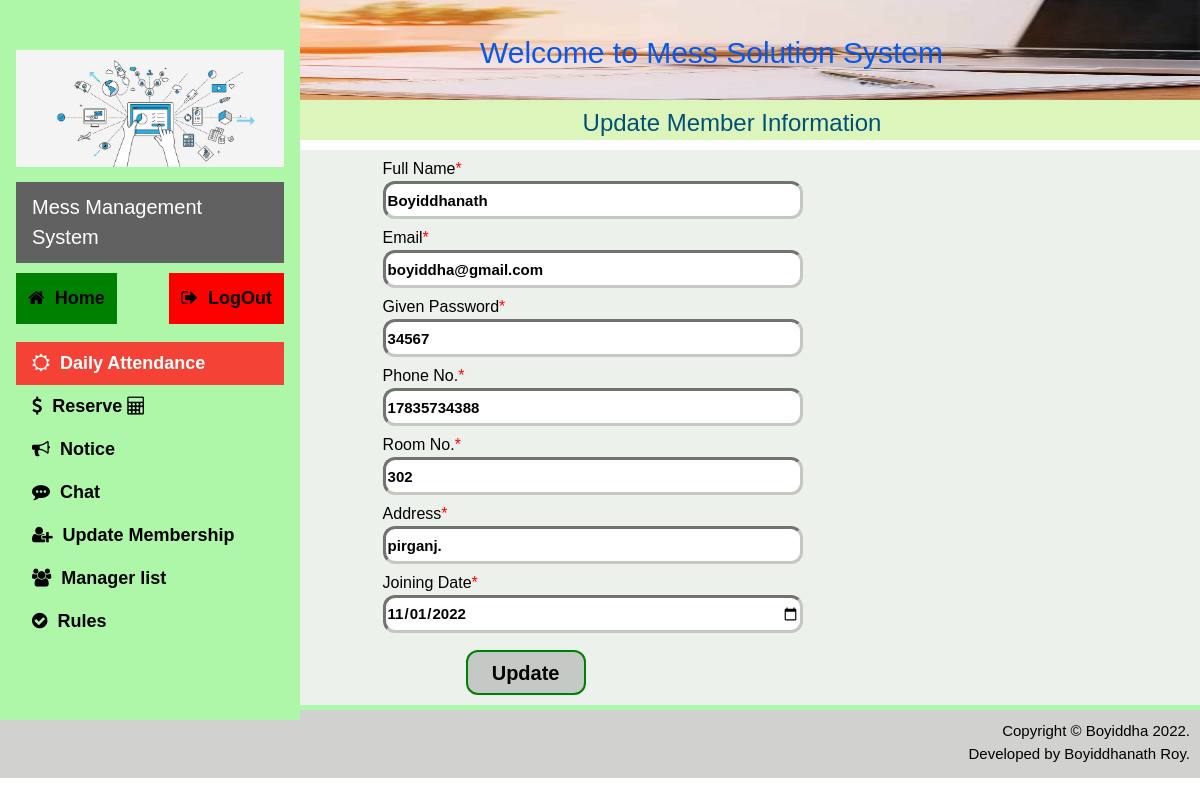
The app's page /manager/member_edit.php?edit=boyiddha@gmail.com (signed in) with its own data.
### tables this page shows
CREATE TABLE `member` (
  `sl_no` int(11) NOT NULL,
  `name` varchar(100) NOT NULL,
  `email` varchar(100) NOT NULL,
  `password` varchar(100) NOT NULL,
  `phone` varchar(15) NOT NULL,
  `address` varchar(150) NOT NULL,
  `room_no` varchar(10) NOT NULL,
  `Joining_Date` date NOT NULL
);

### manager/member_edit.php (the view, shortened to what this page needs)
<?php
	include 'database/Connection.php';
	if(isset($_GET['edit'])){
		$Id = $_GET['edit'];
		$rec = mysqli_query($conn, "SELECT * FROM member WHERE email='$Id';");
		$record=mysqli_fetch_array($rec);
	}
?>
<!DOCTYPE html>
<html lang="en">
<head>
		<link rel="stylesheet" href="https://cdnjs.cloudflare.com/ajax/libs/font-awesome/4.7.0/css/font-awesome.min.css">
		 <link rel="stylesheet" href="css/w3.css">
		<link rel="stylesheet" href="css/font.css">
</head>
<body>
	<?php
	include('navigation.php');
	?>
	<div class="photo1">
		<img class="img1"src="img/banner.jpg"  >
		<div class="text1">
			Welcome to Mess Solution System
		</div>
	</div>
	<h3 id="start">Update Member Information</h3>
	<div class="wrap">
		<div class ="wrp">
			<form class="formmain" method="post" enctype="multipart/form-data">
				<div class="form-group">
					<label for="name"> Full Name<span style="color:red;">*</span></label>	<br>
					<input class="form-control"  id="name" name="name" type="text" value="<?php echo $record['name']; ?>" >
				 </div>
				<div class="form-group">
					<label for="email">Email<span style="color:red;">*</span></label>	<br>
					<input class="form-control" id="email" name="email" value="<?php echo $record['email']; ?>">
				</div>
				<div class="form-group">
					<label for="pwd">Given Password<span style="color:red;">*</span></label>	<br>
					<input class="form-control" id="pwd" name="password" value="<?php echo $record['password'];?>">
				</div>
				<div class="form-group">
					<label for="phone">Phone No.<span style="color:red;">*</span></label>	<br>
					<input class="form-control" id="phone" name="phone" value="<?php echo $record['phone'];?>">
				</div>
				<div class="form-group">
					<label for="room">Room No.<span style="color:red;">*</span></label>	<br>
					<input class="form-control" id="room" name="room" value="<?php echo $record['room_no'];?>">
				</div>
				<div class="form-group">
					<label for="address">Address<span style="color:red;">*</span></label>	<br>
					<input class="form-control" id="address" name="address" value="<?php echo $record['address']; ?>" >
				</div>
				<div class="form-group">
					<label for="joining">Joining Date<span style="color:red;">*</span></label>	<br>
					<input class="form-control" id="joining" name="joining" type="date" value="<?php echo $record['Joining_Date'];?>" >
				</div>
				<button type="submit" name="update" class="btnupdate">Update</button>
			</form>
		</div>
	</div>
	<div style="margin:0;padding:0;background-color:#aafaaa;height:5px;"></div>
	<div class="footer">
		Copyright &copy; Boyiddha 2022.<br> Developed by Boyiddhanath Roy.
	</div>
</body>
</html>

### manager/css/w3.css (style rules this page uses)
html { box-sizing:border-box }
*,*:before,*:after { box-sizing:inherit }
html { -ms-text-size-adjust:100%;-webkit-text-size-adjust:100% }
body { margin:0 }
img { border-style:none }
button,input,select,textarea { font:inherit;margin:0 }
button,input { overflow:visible }
button,select { text-transform:none }
button,html [type=button],[type=reset],[type=submit] { -webkit-appearance:button }
html,body { font-family:Verdana,sans-serif;font-size:15px;line-height:1.5 }
html { overflow-x:hidden }
h3 { font-size:24px }
h1,h2,h3,h4,h5,h6 { font-family:"Segoe UI",Arial,sans-serif;font-weight:400;margin:10px 0 }
img { vertical-align:middle }

### manager/member_edit.php (style rules this page uses)
body,h1,h2,h3,h4,h5 { font-family: "Poppins", sans-serif }
body { font-size:16px; }
.img1 { height:100px; width:100%; }
.photo1 { position:relative; text-align:center; color:#055aed; }
.text1 { position:absolute; top:30%; left:40%; font-size:30px; }
h3 { position:relative; margin-top:0; margin-left:22%; background-color:#dcf5ba; height:40px; color:#02507a; text-align:center; padding-top:5px; animation:title; animation-duration:2s; animation-iteration-count:infinite; }
.wrap { margin-left:22%; width:78%; background-color:#ecf2eb; }
.wrp { margin-left:20px; height:auto; overflow-x:hidden; overflow-y:scroll; }
.formmain { padding-left:10%; }
.form-group { margin:7px; }
.form-control { width:420px; height:38px; font-size:15px; font-weight:bold; border-color:#c5c7c3; border-radius:12px; border-width:3px; }
.btnupdate { font-size:20px; font-weight:bold; color:black; margin-left:90px; margin-top:10px; margin-bottom:10px; width:120px; height:45px; border-width:3px; background-color:#c5c9c6; border:2px solid green; border-radius:12px; }
.wrap:after { content:''; display:table; clear:both; }
.footer { background-color: #d1d1cf; color: black; padding: 10px; text-align: right; font-size: 15px; height:68px; }
.footer::after { display: table; content: ''; clear: both; }

### records on screen
member: name "Boyiddhanath", email "boyiddha@gmail.com", password "34567", phone "17835734388", room "302", address "pirganj.", joining "11/01/2022"
